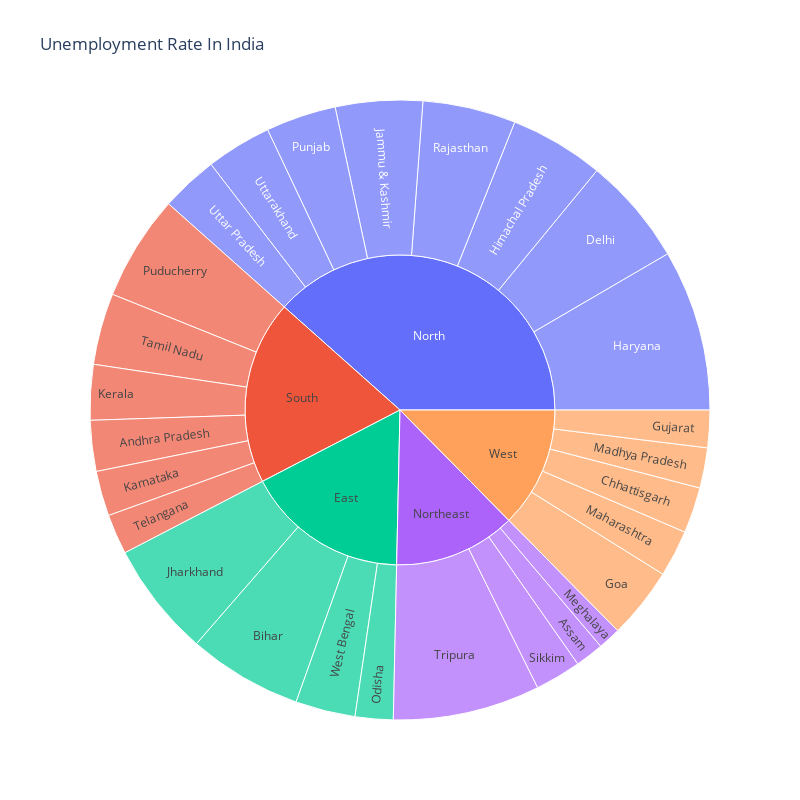

This figure's notebook cell:
### Markdown cell above
Creating a DASHBOARD to analyze the             
                                                                Unemployment rate of the state

### Code cell
unemployment =data[["States","Region","Estimated Unemployment Rate"]]
figure=px.sunburst(unemployment,path=["Region", "States"],
                   values="Estimated Unemployment Rate",
                   width=800 ,height=800,color_continuous_scale="RdY1Gn",
                   title="Unemployment Rate In India")
figure.show()

### Figure 1 — Plotly figure (JSON) as saved in the notebook; plotly's stock layout.template omitted (floating-point values rounded to 4 significant figures)
{"data": [{"branchvalues": "total", "domain": {"x": [0, 1], "y": [0, 1]}, "hovertemplate": "labels=%{label}<br>Estimated Unemployment Rate=%{value}<br>parent=%{parent}<br>id=%{id}<extra></extra>", "ids": ["South/Andhra Pradesh", "Northeast/Assam", "East/Bihar", "West/Chhattisgarh", "North/Delhi", "West/Goa", "West/Gujarat", "North/Haryana", "North/Himachal Pradesh", "North/Jammu & Kashmir", "East/Jharkhand", "South/Karnataka", "South/Kerala", "West/Madhya Pradesh", "West/Maharashtra", "Northeast/Meghalaya", "East/Odisha", "South/Puducherry", "North/Punjab", "North/Rajasthan", "Northeast/Sikkim", "South/Tamil Nadu", "South/Telangana", "Northeast/Tripura", "North/Uttar Pradesh", "North/Uttarakhand", "East/West Bengal", "East", "North", "Northeast", "South", "West"], "labels": ["Andhra Pradesh", "Assam", "Bihar", "Chhattisgarh", "Delhi", "Goa", "Gujarat", "Haryana", "Himachal Pradesh", "Jammu & Kashmir", "Jharkhand", "Karnataka", "Kerala", "Madhya Pradesh", "Maharashtra", "Meghalaya", "Odisha", "Puducherry", "Punjab", "Rajasthan", "Sikkim", "Tamil Nadu", "Telangana", "Tripura", "Uttar Pradesh", "Uttarakhand", "West Bengal", "East", "North", "Northeast", "South", "West"], "name": "", "parents": ["South", "Northeast", "East", "West", "North", "West", "West", "North", "North", "North", "East", "South", "South", "West", "West", "Northeast", "East", "South", "North", "North", "Northeast", "South", "South", "Northeast", "North", "North", "East", "", "", "", "", ""], "type": "sunburst", "values": [86.64, 48.56, 194.7, 78.19, 184.1, 121.7, 63.76, 274.8, 160.7, 148.3, 195.4, 76.68, 94.34, 68.54, 79.79, 38.66, 64.62, 179.4, 119.8, 158.7, 78.34, 121.9, 68.33, 250.6, 97.37, 111.6, 101.9, 556.6, 1255.0, 416.1, 627.3, 411.9]}], "layout": {"height": 800, "legend": {"tracegroupgap": 0}, "title": {"text": "Unemployment Rate In India"}, "width": 800}}
